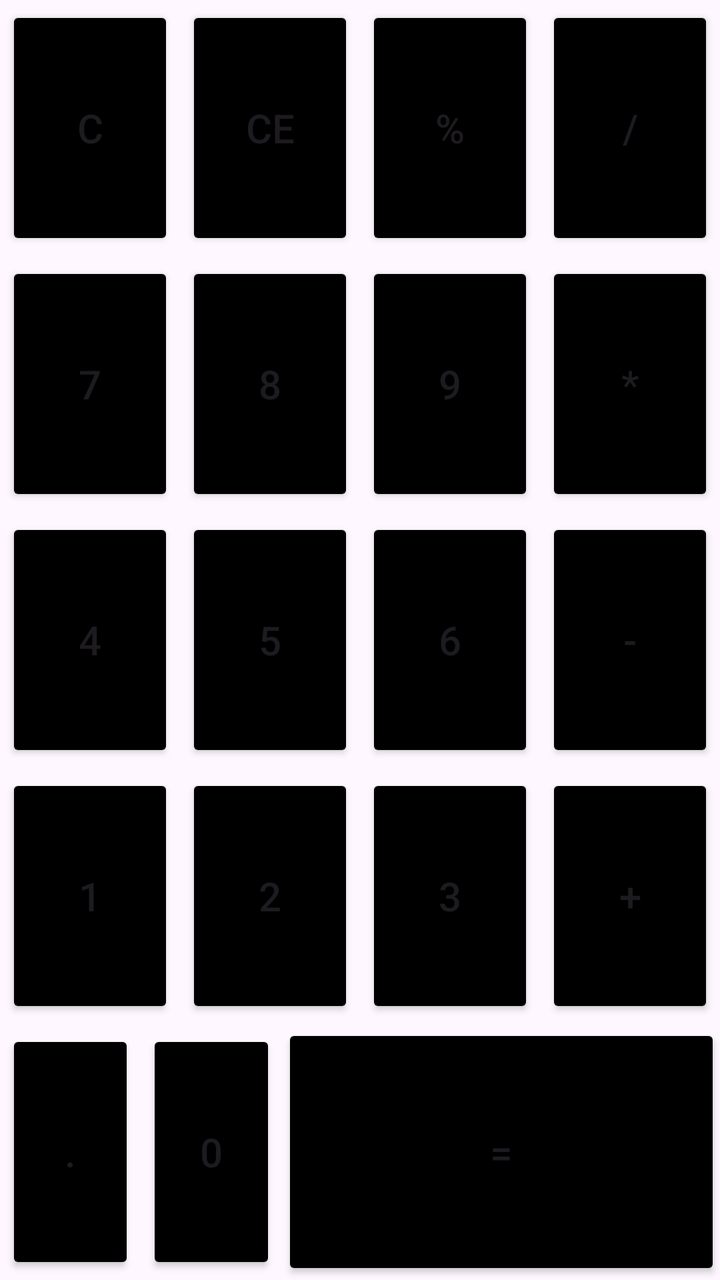
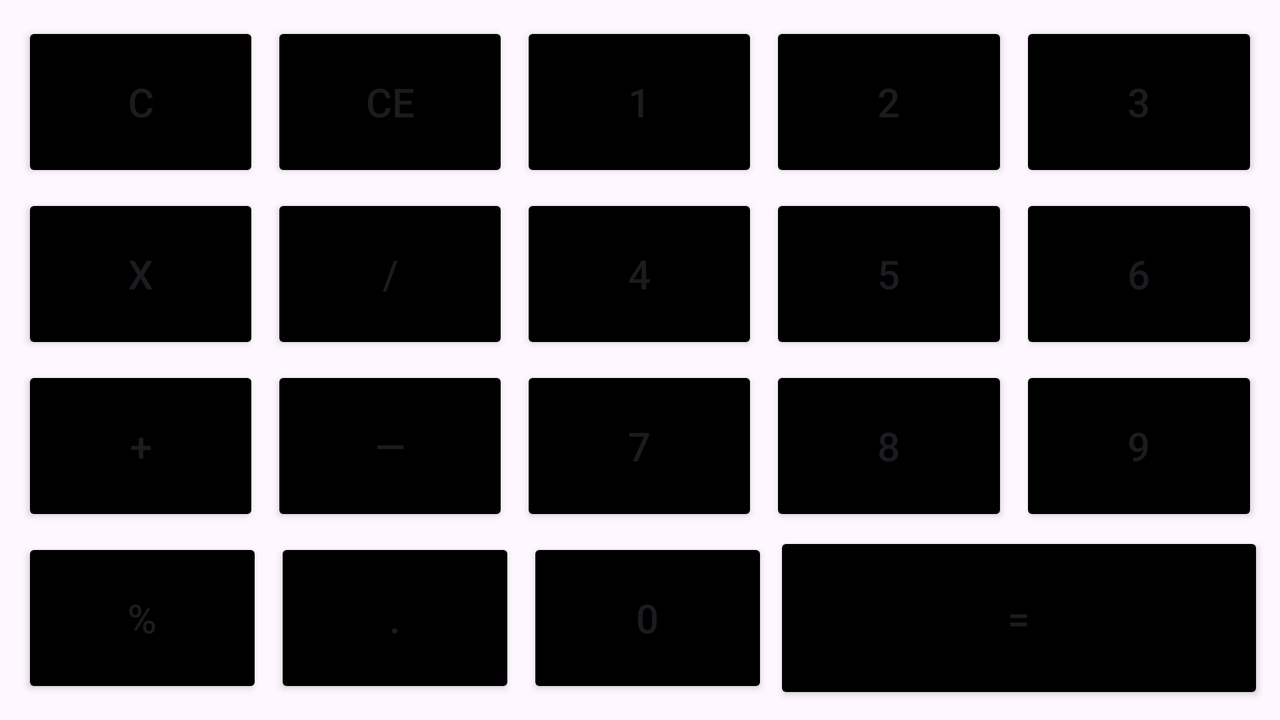

An Android layout and its configuration variant, each rendered on a device that would load it. The default file and the variant file are quoted in full after the pictures.
<!-- AndroidManifest.xml: application theme Theme.PhoneCalculator -->
<!-- res/layout/fragment_buttons.xml -->
<?xml version="1.0" encoding="utf-8"?>
<FrameLayout xmlns:android="http://schemas.android.com/apk/res/android"
    xmlns:app="http://schemas.android.com/apk/res-auto"
    xmlns:tools="http://schemas.android.com/tools"
    android:layout_width="match_parent"
    android:layout_height="match_parent"
    tools:context=".ButtonsFragment">


    <TableLayout
        android:layout_width="match_parent"
        android:layout_height="match_parent"
        android:stretchColumns="*">
        <TableRow android:layout_weight="1">
            <Button android:id="@+id/button_clear" android:text="C" style="@style/ButtonStyle" />
            <Button android:id="@+id/button_ce" android:text="CE" style="@style/ButtonStyle" />
            <Button android:id="@+id/button_mod" android:text="%" style="@style/ButtonStyle" />
            <Button android:id="@+id/button_divide" android:text="/" style="@style/ButtonStyle" />
        </TableRow>
        <TableRow android:layout_weight="1">
            <Button android:id="@+id/button_7" android:text="7" style="@style/ButtonStyle" />
            <Button android:id="@+id/button_8" android:text="8" style="@style/ButtonStyle" />
            <Button android:id="@+id/button_9" android:text="9" style="@style/ButtonStyle" />
            <Button android:id="@+id/button_multiply" android:text="*" style="@style/ButtonStyle" />
        </TableRow>

        
        <TableRow android:layout_weight="1">
            <Button android:id="@+id/button_4" android:text="4" style="@style/ButtonStyle" />
            <Button android:id="@+id/button_5" android:text="5" style="@style/ButtonStyle" />
            <Button android:id="@+id/button_6" android:text="6" style="@style/ButtonStyle" />
            <Button android:id="@+id/button_subtract" android:text="-" style="@style/ButtonStyle" />
        </TableRow>

        
        <TableRow android:layout_weight="1">
            <Button android:id="@+id/button_1" android:text="1" style="@style/ButtonStyle" />
            <Button android:id="@+id/button_2" android:text="2" style="@style/ButtonStyle" />
            <Button android:id="@+id/button_3" android:text="3" style="@style/ButtonStyle" />
            <Button android:id="@+id/button_add" android:text="+" style="@style/ButtonStyle" />
        </TableRow>

        
        <TableRow android:layout_weight="1">
            <Button android:id="@+id/button_decimal" android:text="." style="@style/ButtonStyle" />

            <Button android:id="@+id/button_0" android:text="0" style="@style/ButtonStyle"
                android:layout_weight="1" android:layout_column="0" android:layout_span="2"/>

            <Button
                android:id="@+id/button_equals"
                style="@style/ButtonEqual"
                android:text="=" />
        </TableRow>
    </TableLayout>
</FrameLayout>
<!-- resources referenced by this layout -->
<resources>
  <style name="ButtonEqual">
          <item name="android:layout_width">1dp</item>
          <item name="android:layout_height">match_parent</item>
          <item name="android:layout_weight">2</item>
          <item name="android:textSize">20sp</item>
          <item name="android:backgroundTint">@android:color/background_dark</item>
  
      </style>
  <style name="ButtonStyle">
          <item name="android:layout_width">0dp</item>
          <item name="android:layout_height">match_parent</item>
          <item name="android:layout_weight">1</item>
          <item name="android:textSize">20sp</item>
          <item name="android:backgroundTint">@android:color/background_dark</item>
          <item name="android:layout_margin">3dp</item>
  
      </style>
  <style name="Theme.PhoneCalculator" parent="Base.Theme.PhoneCalculator" />
  <style name="Base.Theme.PhoneCalculator" parent="Theme.Material3.DayNight.NoActionBar">
          
          
      </style>
</resources>
<!-- res/layout-land/fragment_buttons.xml (the author's variant of the layout above) -->
<!-- drawn on the phone turned sideways -->
<?xml version="1.0" encoding="utf-8"?>
<FrameLayout xmlns:android="http://schemas.android.com/apk/res/android"
    xmlns:tools="http://schemas.android.com/tools"
    android:layout_width="match_parent"
    android:layout_height="match_parent"
    tools:context=".ButtonsFragment">

    <TableLayout
        android:layout_width="match_parent"
        android:layout_height="match_parent"
        android:stretchColumns="*"

        android:padding="8dp"
        android:paddingTop="2dp">



        <TableRow android:layout_weight="1">
            <Button android:id="@+id/button_clear" android:text="C"   style="@style/ButtonLandscape"    />
            <Button android:id="@+id/button_ce" android:text="CE" style="@style/ButtonLandscape"     />

            <Button android:id="@+id/button_1" android:text="1" style="@style/ButtonLandscape"    />
            <Button android:id="@+id/button_2" android:text="2" style="@style/ButtonLandscape"    />
            <Button android:id="@+id/button_3" android:text="3" style="@style/ButtonLandscape"    />
        </TableRow>

        <TableRow android:layout_weight="1">
            <Button android:id="@+id/button_multiply" android:text="X" style="@style/ButtonLandscape"   />
            <Button android:id="@+id/button_divide" android:text="/" style="@style/ButtonLandscape"  />

            <Button android:id="@+id/button_4" android:text="4" style="@style/ButtonLandscape"    />
            <Button android:id="@+id/button_5" android:text="5" style="@style/ButtonLandscape"    />
            <Button android:id="@+id/button_6" android:text="6" style="@style/ButtonLandscape"    />

        </TableRow>

        
        <TableRow android:layout_weight="1">
            <Button android:id="@+id/button_add" android:text="+" style="@style/ButtonLandscape"    />
            <Button android:id="@+id/button_subtract" android:text="—" style="@style/ButtonLandscape"    />


            <Button android:id="@+id/button_7" android:text="7" style="@style/ButtonLandscape"   />
            <Button android:id="@+id/button_8" android:text="8" style="@style/ButtonLandscape"   />
            <Button android:id="@+id/button_9" android:text="9" style="@style/ButtonLandscape"  />

        </TableRow>

        

            <TableRow android:layout_weight="1">
                <Button android:id="@+id/button_mod" android:text="%" style="@style/ButtonLandscape"    />

                <Button android:id="@+id/button_decimal" android:text="." style="@style/ButtonLandscape"    />

                <Button android:id="@+id/button_0" android:text="0" style="@style/ButtonLandscape"
                    android:layout_column="0"    />
                <Button android:id="@+id/button_equals" android:text="=" style="@style/ButtonEqual" android:layout_weight="0.3"
                    android:layout_column="0"    />
        </TableRow>



    </TableLayout>
</FrameLayout>
<!-- resources referenced by the variant -->
<!-- as the phone turned sideways resolves them -->
<resources>
  <style name="ButtonEqual">
          <item name="android:layout_width">1dp</item>
          <item name="android:layout_height">match_parent</item>
          <item name="android:layout_weight">2</item>
          <item name="android:textSize">20sp</item>
          <item name="android:backgroundTint">@android:color/background_dark</item>
  
      </style>
  <style name="ButtonLandscape">
          <item name="android:layout_width">0dp</item>
          <item name="android:layout_height">match_parent</item>
          <item name="android:layout_weight">0.3</item>
          <item name="android:textSize">20sp</item>
          <item name="android:backgroundTint">@android:color/background_dark</item>
          <item name="android:layout_margin">3dp</item>
  
      </style>
  <style name="Theme.PhoneCalculator" parent="Base.Theme.PhoneCalculator" />
  <style name="Base.Theme.PhoneCalculator" parent="Theme.Material3.DayNight.NoActionBar">
          
          
      </style>
</resources>
